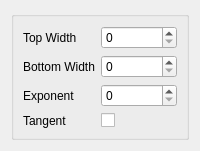
<?xml version="1.0" encoding="UTF-8"?>
<ui version="4.0">
 <class>Form</class>
 <widget class="QWidget" name="Form">
  <property name="windowTitle">
   <string>Form</string>
  </property>
  <layout class="QVBoxLayout" name="verticalLayout">
   <item>
    <widget class="QGroupBox" name="">
     <layout class="QFormLayout" name="formLayout_2">
      <property name="fieldGrowthPolicy">
       <enum>QFormLayout::AllNonFixedFieldsGrow</enum>
      </property>
      <item row="0" column="0">
       <widget class="QLabel" name="topWidthLabel">
        <property name="text">
         <string>Top Width</string>
        </property>
       </widget>
      </item>
      <item row="0" column="1">
       <widget class="QSpinBox" name="topWidthSpinBox"/>
      </item>
      <item row="1" column="0">
       <widget class="QLabel" name="bottomWidthLabel">
        <property name="text">
         <string>Bottom Width</string>
        </property>
       </widget>
      </item>
      <item row="1" column="1">
       <widget class="QSpinBox" name="bottomWidthSpinBox"/>
      </item>
      <item row="2" column="0">
       <widget class="QLabel" name="exponentLabel">
        <property name="text">
         <string>Exponent</string>
        </property>
       </widget>
      </item>
      <item row="2" column="1">
       <widget class="QSpinBox" name="exponentSpinBox"/>
      </item>
      <item row="3" column="0">
       <widget class="QLabel" name="tangentLabel">
        <property name="text">
         <string>Tangent</string>
        </property>
       </widget>
      </item>
      <item row="3" column="1">
       <widget class="QCheckBox" name="tangentCheckBox"/>
      </item>
     </layout>
    </widget>
   </item>
  </layout>
 </widget>
 <resources/>
 <connections/>
</ui>
